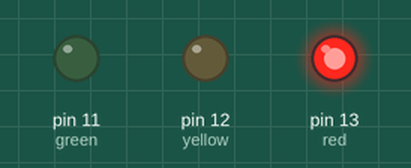
Recording of a sketch running on a simulated Arduino Uno, built with avr-gcc and run on an emulated ATmega328P. On the bench: output pins drawn as LEDs (lit = HIGH).

Above: at 1.0 s.
At 2.3 s:
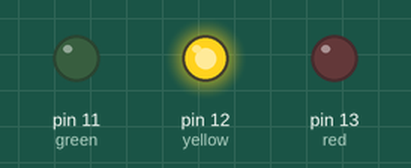
At 3.7 s:
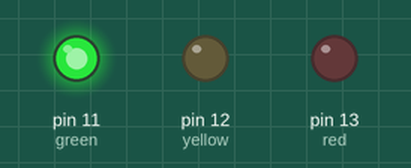
Timing chart, 0 to 6.2 s (numbered marks = the images above):
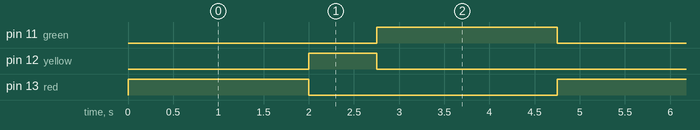

The sketch:

traffic-light.ino
```cpp
int red = 13;
int yellow = 12;
int green = 11;
int delayred =2000;
int delaygreen =2000;
int delayyellow =750;
void setup() {
  // put your setup code here, to run once:
pinMode(red,OUTPUT) ;
pinMode(yellow,OUTPUT) ;
pinMode(green,OUTPUT) ;
}

void loop() {
  // put your main code here, to run repeatedly:

digitalWrite(red,HIGH);
  delay(delayred);
  digitalWrite(red,LOW);

  digitalWrite(yellow,HIGH);
  delay(delayyellow);
  digitalWrite(yellow,LOW);

  digitalWrite(green,HIGH);
  delay(delaygreen);
  digitalWrite(green,LOW);
}
```

Measured:
- by itself, pin 11 (green), pin 13 (red): alternates HIGH for 2.0 s and LOW for 2.8 s
- by itself, pin 12 (yellow): alternates HIGH for 0.75 s and LOW for 4.0 s
- by itself, everything shown: repeats every 4.8 s, in 4 steps
